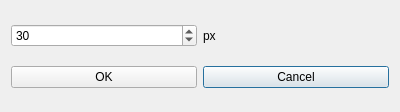
<?xml version="1.0" encoding="UTF-8"?>
<ui version="4.0">
 <class>DialogMirrorExtend</class>
 <widget class="QDialog" name="DialogMirrorExtend">
  <property name="geometry">
   <rect>
    <x>0</x>
    <y>0</y>
    <width>400</width>
    <height>112</height>
   </rect>
  </property>
  <property name="windowTitle">
   <string>Mirror Extend</string>
  </property>
  <layout class="QGridLayout" name="gridLayout">
   <item row="1" column="1">
    <widget class="QPushButton" name="cancelButton">
     <property name="text">
      <string>Cancel</string>
     </property>
    </widget>
   </item>
   <item row="0" column="1">
    <widget class="QLabel" name="label">
     <property name="text">
      <string>px</string>
     </property>
    </widget>
   </item>
   <item row="0" column="0">
    <widget class="QSpinBox" name="spinBoxExtendPixels">
     <property name="maximum">
      <number>500</number>
     </property>
     <property name="value">
      <number>30</number>
     </property>
    </widget>
   </item>
   <item row="1" column="0">
    <widget class="QPushButton" name="okButton">
     <property name="text">
      <string>OK</string>
     </property>
    </widget>
   </item>
  </layout>
 </widget>
 <resources/>
 <connections>
  <connection>
   <sender>okButton</sender>
   <signal>clicked()</signal>
   <receiver>DialogMirrorExtend</receiver>
   <slot>accept()</slot>
   <hints>
    <hint type="sourcelabel">
     <x>196</x>
     <y>74</y>
    </hint>
    <hint type="destinationlabel">
     <x>96</x>
     <y>169</y>
    </hint>
   </hints>
  </connection>
  <connection>
   <sender>cancelButton</sender>
   <signal>clicked()</signal>
   <receiver>DialogMirrorExtend</receiver>
   <slot>reject()</slot>
   <hints>
    <hint type="sourcelabel">
     <x>388</x>
     <y>74</y>
    </hint>
    <hint type="destinationlabel">
     <x>179</x>
     <y>169</y>
    </hint>
   </hints>
  </connection>
 </connections>
</ui>
